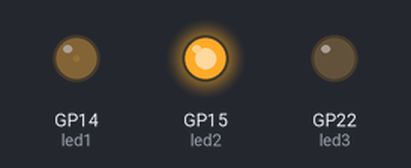
This program was run on a simulated Raspberry Pi Pico running MicroPython. Shown: output pins drawn as LEDs (lit = HIGH). Threads take turns every 2 ms.

Above: at 0.05 s.
At 1.5 s:
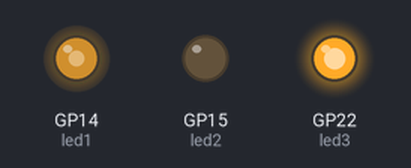
At 2.95 s:
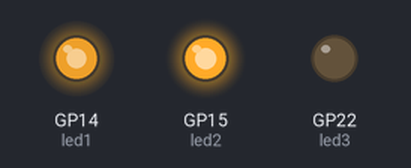
At 3.15 s:
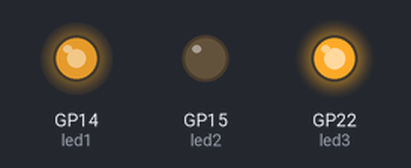
At 4.45 s:
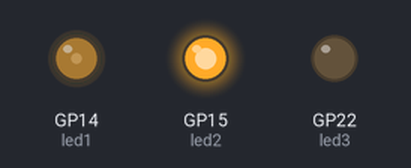
At 5.95 s:
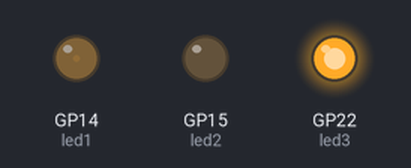
Timing chart, 0 to 8.0 s (numbered marks = the images above):
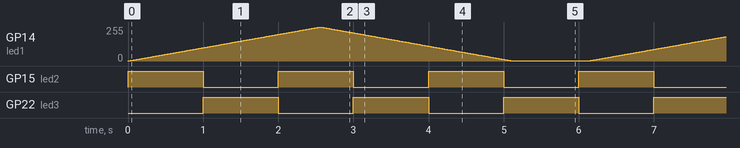

Measured:
- by itself, GP15 (led2), GP22 (led3): alternates HIGH for 1.0 s and LOW for 1.0 s

The program:

led-pwm.py
```python
from machine import Pin, PWM
from time import sleep
import _thread

led1 = Pin(14, Pin.OUT)
led2 = Pin(15, Pin.OUT)
led3 = Pin(22, Pin.OUT)
button1 = Pin(10, Pin.IN, Pin.PULL_DOWN)

def toggle_led():
    global button1
    global led2
    global led3
    while True:
        led2.value(1)
        led3.value(0)
        sleep(1)
        led2.value(0)
        led3.value(1)
        sleep(1)

def pwm_led():
    global led1
    led_pwm = PWM(led1)
    duty_step = 129

    #Set PWM frequency
    frequency = 5000
    led_pwm.freq (frequency)
    # Increase the duty cycle gradually
    for duty_cycle in range(0, 65536, duty_step):
        led_pwm.duty_u16(duty_cycle)
        sleep(0.005)

    # Decrease the duty cycle gradually
    for duty_cycle in range(65536, 0, -duty_step):
        led_pwm.duty_u16(duty_cycle)
        sleep(0.005)

def core0():
    while True:
        pwm_led()
        sleep(1)
try:
    # Start thread core1
    _thread.start_new_thread(toggle_led, ())
    # Start thread core2
    core0()

except KeyboardInterrupt:
    print("Keyboard interrupt")
```
